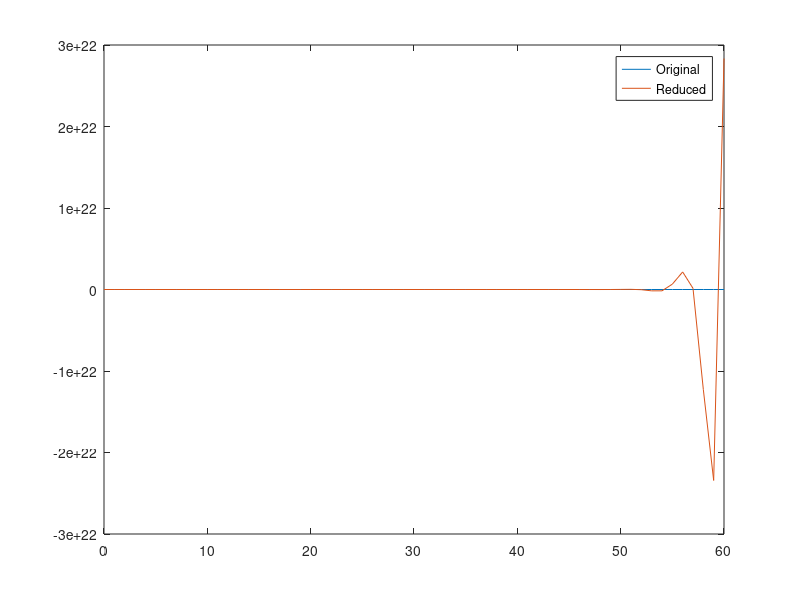

Recreate this plot in MATLAB.
% given state space model
num = [4 -2 -6];     % numerator coefficients of transfer function
den = [2 6 8 7 4 1]; % denominator coefficients of transfer function

% Convert transfer function to state-space model
[A, B, C, D] = tf2ss(num, den);
sys = ss(A, B, C, D);

% compute controllability and observability Gramians
Wc = gram(sys, 'c');
Wo = gram(sys, 'o');

% calculate transformation matrix T
T = chol(Wc,'lower') \ inv(sqrt(Wo));

% apply transformation to state space model
A_bal = T * A * inv(T);
B_bal = T * B;
C_bal = C * inv(T);

% choose reduced order for balanced realization
r =4;

% reduce order of balanced realization
Ab = A_bal(1:r, 1:r);
Bb = B_bal(1:r, :);
Cb = C_bal(:, 1:r);

% compute step response of original and reduced systems
t = 0:1:60;
y = step(sys, t);
y_bal = step(ss(Ab, Bb, Cb, D), t);

% plot step response of original and reduced systems
plot(t, y, t, y_bal);
legend('Original', 'Reduced');
